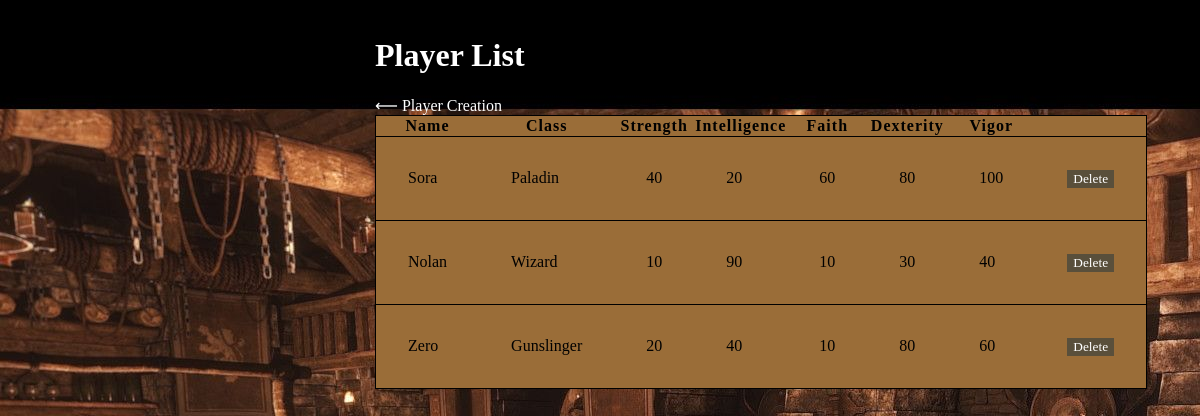
The page /playercreation/playerindex/ on the database its author committed.
### chartbase/models.py (models this page shows)
class PlayerModel(models.Model):
    name =  models.CharField(max_length=30)
    player_class = models.CharField(max_length=30)
    strength = models.CharField(max_length=30)
    intelligence = models.CharField(max_length=30)
    faith = models.CharField(max_length=30)
    dexterity = models.CharField(max_length=30)
    vigor = models.CharField(max_length=30)

### chartbase/views.py (the view)
# urls.py: path('playerindex/', views.PlayerChartView.get_player_stats),
    def get_player_stats(request):
        player_stats = PlayerModel.objects.all()
        return render(request, '../templates/chartbase/player_index.html', {'player_stats': player_stats})

### templates/chartbase/player_index.html (shortened to what this page needs)
<!DOCTYPE html>
<html>
    <head>
        {% load static %}
        <link rel="stylesheet" href="{% static 'playerchart/css/style.css' %}" type="text/css">
    </head>
    <body>
        <h1 id="playerListTitle">Player List</h1>
        <a id="playerCreationLink" href="/playercreation/">⟵ Player Creation</a>
        <table>
            <tr>
                <th>Name</th>
                <th>Class</th>
                <th>Strength</th>
                <th>Intelligence</th>
                <th>Faith</th>
                <th>Dexterity</th>
                <th>Vigor</th>
            </tr>
            {% for player in player_stats %}
            <tr>
                <td>{{player.name}}</td>
                <td>{{player.player_class}}</td>
                <td>{{player.strength}}</td>
                <td>{{player.intelligence}}</td>
                <td>{{player.faith}}</td>
                <td>{{player.dexterity}}</td>
                <td>{{player.vigor}}</td>
                <form action="/playercreation/playerindex/deletePlayer/{{player.id}}/" method="post" id="deleteButton">{% csrf_token %}
                    <td>
                        <input type="submit" value="Delete" id=deleteButtonIcon />
                    </td>
                </form>
            </tr>
            {% endfor %}
        </table>
    </body>
</html>

### templates/static/playerchart/css/style.css (style rules this page uses)
h1#playerListTitle { color: #ffffff; }
input { display: block; }
body { background-image: url('../assets/rpg_bar.jpg'); background-repeat: no-repeat; padding: 1rem 4rem; width: 450px; margin: 0 auto; font-family: 'La Belle Aurore', cursive; }
form { width: 15rem; padding: 8rem 2rem; margin: 0 auto; }
a { margin: 1rem 1.5rem; text-decoration: none; }
a#playerCreationLink { color: #ffffff; margin: 1rem 0; }
table { background-color: #9a6d38; border: 1px solid black; padding: 0em 2em; border-collapse: collapse; }
tr { border-bottom: 1px solid black; }
td { padding: 2em; }
th { letter-spacing: 1px; }
form#deleteButton { display: inline; }
#deleteButtonIcon { display: inline; background-color: #594f3b; color: #ffffff; border: none; font-family: 'La Belle Aurore', cursive; }

### rows shown on the page
PlayerModel: name "Sora", player_class "Paladin", strength "40", intelligence "20", faith "60", dexterity "80", vigor "100"
PlayerModel: name "Nolan", player_class "Wizard", strength "10", intelligence "90", faith "10", dexterity "30", vigor "40"
PlayerModel: name "Zero", player_class "Gunslinger", strength "20", intelligence "40", faith "10", dexterity "80", vigor "60"
